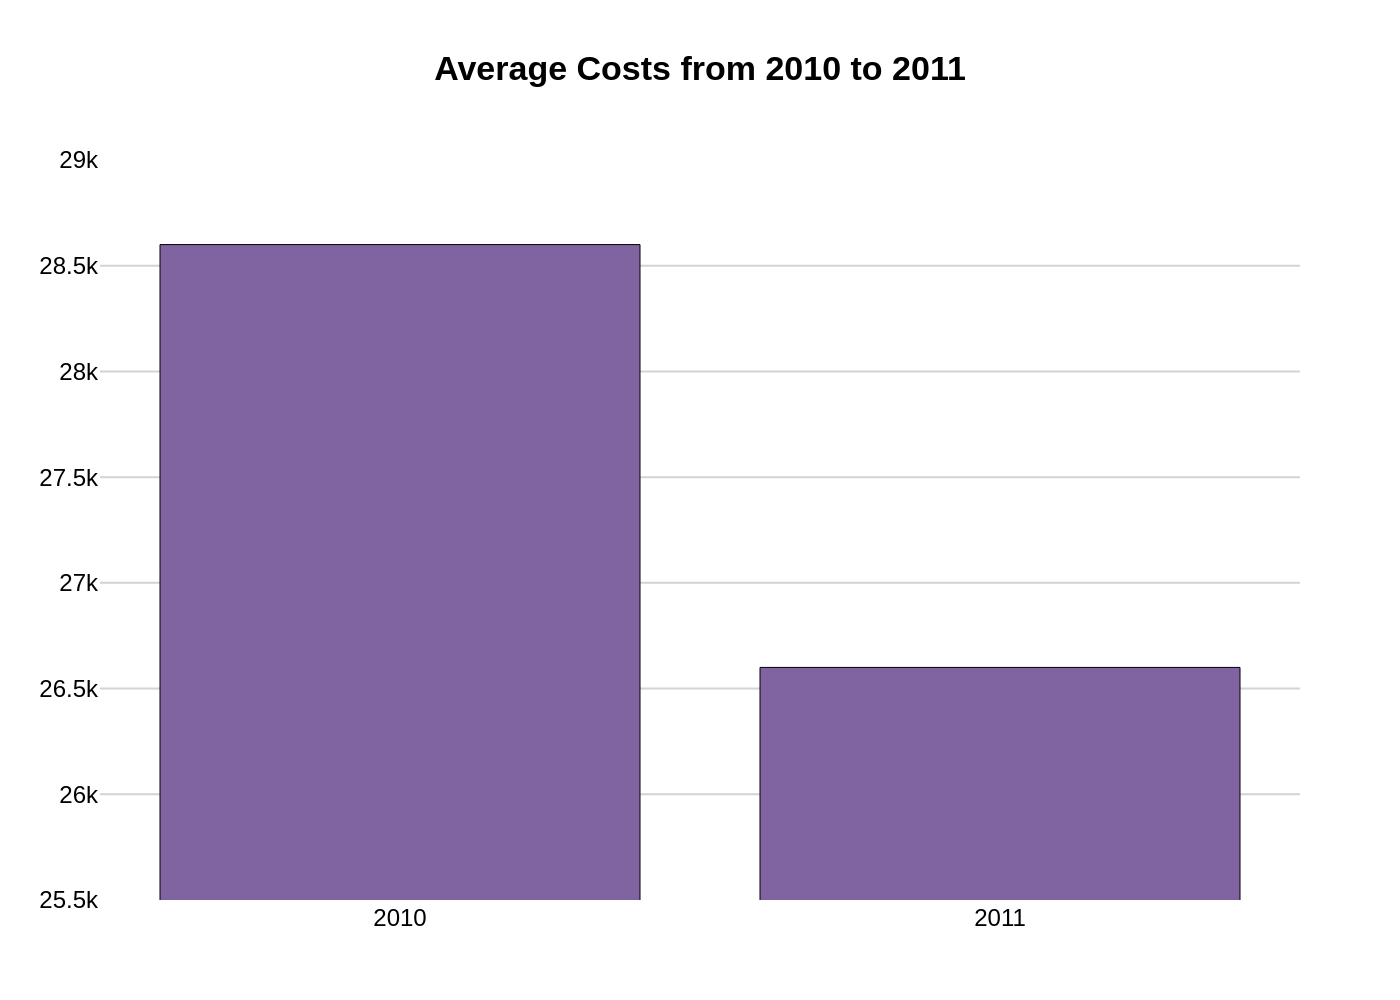

This figure's Python source:
import sys
import json
import plotly.graph_objects as go
import os

# Ensure a file path is provided as a command-line argument
if len(sys.argv) != 2:
    print("Usage: python script.py <path_to_json_file>")
    sys.exit(1)

json_file_path = sys.argv[1]

# Check if the JSON file exists
if not os.path.exists(json_file_path):
    print(f"Error: File not found at {json_file_path}")
    sys.exit(1)

# Load data and settings from the specified JSON file
with open(json_file_path, 'r', encoding='utf-8') as f:
    chart_info = json.load(f)

chart_data = chart_info.get("chart_data", [])
texts = chart_info.get("texts", {})
colors = chart_info.get("colors", [])

# Initialize the figure
fig = go.Figure()

# Add traces to the figure by iterating through the chart data
for i, series in enumerate(chart_data):
    fig.add_trace(go.Bar(
        x=series.get("x"),
        y=series.get("y"),
        name=series.get("name", ""),
        marker_color=colors[i % len(colors)],
        marker_line=dict(color='black', width=0.5) # Emulate border
    ))

# Construct the title string, handling potential null values
title_text = f"<b>{texts.get('title', '')}</b>"
if texts.get('subtitle'):
    title_text += f"<br><sub>{texts.get('subtitle')}</sub>"

# Update layout based on JSON data
fig.update_layout(
    title=dict(
        text=title_text,
        x=0.5,
        xanchor='center'
    ),
    xaxis=dict(
        title_text=texts.get("x_axis_title"),
        showgrid=False,
        zeroline=False
    ),
    yaxis=dict(
        title_text=texts.get("y_axis_title"),
        range=[25500, 29000],
        dtick=500,
        showgrid=True,
        gridcolor='lightgrey',
        zeroline=False
    ),
    font=dict(
        family="Arial",
        size=12,
        color="black"
    ),
    plot_bgcolor='white',
    paper_bgcolor='white',
    showlegend=False,
    margin=dict(t=80, b=50, l=50, r=50) # Adjust margins for title and labels
)

# Determine the output filename from the input JSON path
base_filename = os.path.splitext(os.path.basename(json_file_path))[0]
output_filename = f"{base_filename}.png"

# Save the figure as a high-resolution PNG image
fig.write_image(output_filename, scale=2)

print(f"Chart saved as {output_filename}")
